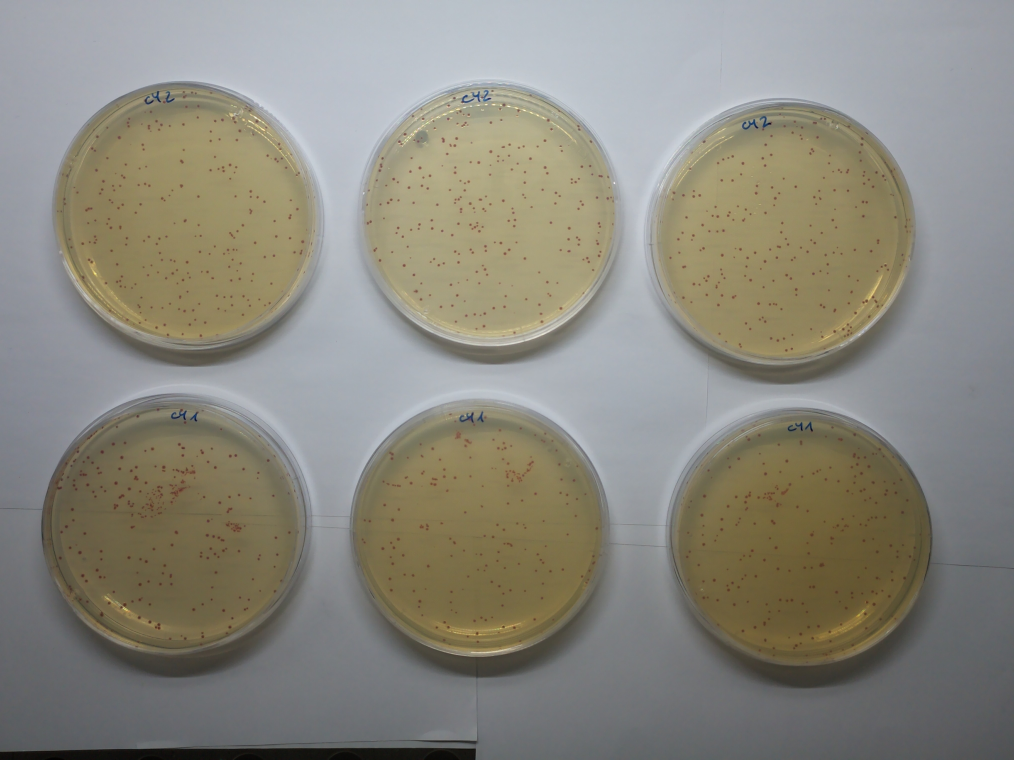
#> input picture data/Singles/02.10.2025-04.30.02.jpg, 4056 x 3040 px (shown at 1/4 size); its folder holds only this picture in this run
$ python -i frame.py   (imports and definitions only)
#> lines starting #> are read from the running program, lines starting #| are printed output that depends on the picture; after the words box and inside, x2 and y2 are one past the last pixel; in counts of white or black regions, pixels touching at a corner belong together
### phase/helpers/inputs.py
import cv2 as cv
import numpy as np
import os
import re
from pypdf import PdfReader
from datetime import datetime
import sys
from pathlib import Path
from dataclasses import dataclass
import tempfile
import uuid
import shutil

TMP_DIR = Path(tempfile.gettempdir()) / "phase_temp"

def read_img(source):
    """
    Reads a string filepath or a numpy array.
    For ease of using image processing functions standalone or in pipelines.

    Returns numpy array / image.

    Parameters
    ----------
    source: str or np.ndarray
        Image, or string to the image path.

    Returns
    -------
    np.ndarray
        Image in numpy array form.
    """
    if (isinstance(source, (str, Path)) and os.path.isfile(source)):
        img = cv.imread(source)
    elif isinstance(source, np.ndarray):
        img = source
    elif hasattr(source, "crop"):
        img = source.crop
    else:
        raise TypeError("source must be a file path or a NumPy array")
    return img

# [121 lines left out: functions read_time, read_image_paths, read_pdf, show_image, not called in this run]

@dataclass
class Image:
    """
    Class for out-of-core handling.
    """
    path: Path
    def __init__(self, source: np.ndarray | str | Path):
        TMP_DIR.mkdir(exist_ok=True)

        if isinstance(source, (str, Path)):
            source = Path(source)

            if source.suffix.lower() in [".png", ".jpg", ".jpeg"]:
                img = cv.imread(str(source), cv.IMREAD_UNCHANGED)

                self.path = TMP_DIR / f"{uuid.uuid4().hex}.npy"
                np.save(self.path, img)
            else:
                raise TypeError("Image type unknown. Expects '.png', '.jpg', '.jpeg'")
        elif isinstance(source, np.ndarray):
            self.path = TMP_DIR / f"{uuid.uuid4().hex}.npy"
            np.save(self.path, source)

        else:
            raise TypeError("Image expects path or numpy array")

    # [21 lines left out: functions __array__, __del__, clear_tmp_dir, not called in this run]

    def load(self) -> np.ndarray:
        return np.load(self.path, allow_pickle=False, mmap_mode="r")

    def export(self, path: Path):
        cv.imwrite(str(path), self.load())

### phase/main/frame.py
from dataclasses import dataclass, field
from datetime import datetime

import cv2 as cv
import numpy as np
import warnings
from pathlib import Path

from ..helpers.inputs import read_img, Image

from .dish import Dish


@dataclass
class Frame:
    name: str
    timestamp: datetime
    image: Image | None = None
    dishes: list[Dish] = field(default_factory=list)

    # [13 lines left out: functions populate_frame, populate_frame_from_crop, not called in this run]


def detect_dishes(img: np.ndarray) -> list[Dish]:
    """
    _Detects dishes in given frame_

    Args:
        img (np.ndarray): _Image of frame with dishes_

    Returns:
        list[Dish]: _Returns list of Dish objects_
    """
    gray_img = cv.cvtColor(img, cv.COLOR_BGR2GRAY)

    clahe_obj = cv.createCLAHE(clipLimit=2.0, tileGridSize=(8, 8))
    clahed = clahe_obj.apply(gray_img)

    blur = cv.medianBlur(
        clahed, 21
    )  # blur so that hough circles doesn't detect random stuff

    centroids = cv.HoughCircles(  # creates a numpy array of detected circles
        blur,  # image, should be grayscale
        cv.HOUGH_GRADIENT,  # detection method
        dp=3,  # resolution used for the detection; dp=2 means half resolution of the original image
        minDist=800,  # minimum distance between the centers of circles in px
        param1=125,  # upper threshold for canny edge detection (uses canny edge detection internally)
        param2=100,  # threshold for center detection, turn this up if non-dishes are detected
        minRadius=400,  # minimum and maxmimum radius in px
        maxRadius=600,
    )

    dishes = []

    if centroids is not None:
        centroids = np.round(centroids[0, :]).astype(int)

        for x, y, r in centroids:
            dishes.append(Dish(label=None, centroid=(x, y), radius=r))

    else:
        warnings.warn("No dishes detected.")

    return dishes


def sort_dishes(dishes: list[Dish], row_tolerance=100) -> list[Dish]:
    """
    _Sorts a given list with Dish objects, such that indexing starts top left and ends bottom right_

    Args:
        dishes (list[Dish]): _List of dish objects created by detect_dishes()_
        row_tolerance (int, optional): _Tolerance for grouping. Keep as is_. Defaults to 100.

    Returns:
        list[Dish]: _Sorted list of Dish objects_
    """
    if not dishes:
        warnings.warn("Dish list empty!")
        return []

    dishes = sorted(dishes, key=lambda d: d.centroid[1])

    rows = []
    current_row = [dishes[0]]

    for dish in dishes[1:]:
        if abs(dish.centroid[1] - current_row[-1].centroid[1]) < row_tolerance:
            current_row.append(dish)
        else:
            rows.append(current_row)
            current_row = [dish]
    rows.append(current_row)

    sorted_dishes = []
    for row in rows:
        row.sort(key=lambda d: d.centroid[0])
        sorted_dishes.extend(row)

    for idx, dish in enumerate(sorted_dishes):
        dish.label = idx

    return sorted_dishes


def crop_dishes(source: np.ndarray, stencils: list[Dish]) -> list[Dish]:
    """
    _Crops around the provided image using stencils (list of already detected and sorted Dish objects)._

    Args:
        source (np.ndarray): _Frame image_
        stencils (list[Dish]): _Detected and sorted Dish list_

    Returns:
        list[Dish]: _List of Dish objects_
    """

    img = read_img(source)

    dishes = []

    for idx, stencil in enumerate(stencils):
        x, y = stencil.centroid
        r = stencil.radius

        # mask (black image) the size of the input image
        mask = np.zeros(img.shape[:2], dtype=np.uint8)
        # fills the mask with a white circle at the location of the coordinates (detected dish)
        cv.circle(mask, (x, y), r, 255, -1)

        # applies mask (keeps values where the mask is white) to original image
        masked_img = cv.bitwise_and(img, img, mask=mask)

        # defines top left corner of the crop
        x1, y1 = max(0, x - r), max(0, y - r)

        # defines bottom right corner of the crop
        x2, y2 = min(img.shape[1], x + r), min(img.shape[0], y + r)

        crop = masked_img[y1:y2, x1:x2]

        dishes.append(Dish(label=idx, centroid=(x, y), radius=r, crop=Image(crop)))

    return dishes


def dish_pipeline(source: np.ndarray | str | Path) -> list[Dish]:
    """
    _Final function combining detection, sorting and cropping_

    Args:
        source (np.ndarray | str | Path): _Image to be cropped or source of image_

    Returns:
        list[Dish]: _List of Dish objects_
    """
    img = read_img(source)

    dishes = detect_dishes(img)

    if not dishes:
        return []

    dishes = sort_dishes(dishes)

    dishes = crop_dishes(img, dishes)

    return dishes

>>> import cv2
>>> picture = cv2.imread('../../data/Singles/02.10.2025-04.30.02.jpg')
#> picture is the input picture: shape (3040, 4056, 3); mean B, G, R 125.5, 136, 138.4
>>> result = dish_pipeline(picture)
#> in detect_dishes, `clahed = clahe_obj.apply(gray_img)`:
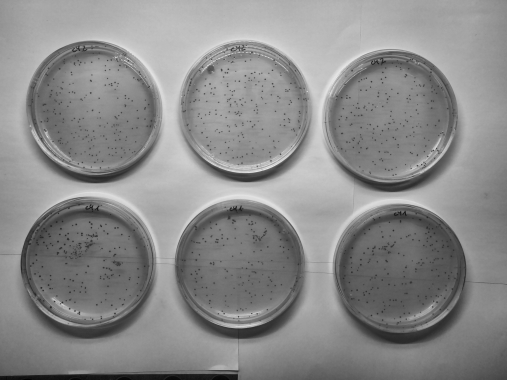
#> clahed: shape (3040, 4056) (shown at 1/8 size); min 1, max 254, mean 137.9
#> in detect_dishes, `centroids = cv.HoughCircles(`: centroids = [[1918.5, 2116.5, 523.6], [3130.5, 925.5, 534.7], [1957.5, 856.5, 528.1], [712.5, 2101.5, 540.1], [3202.5, 2149.5, 520.9], [730.5, 850.5, 527.5]]
#> in detect_dishes, `centroids = np.round(centroids[0, :]).astype(int)`: centroids = [[1918, 2116, 524], [3130, 926, 535], [1958, 856, 528], [712, 2102, 540], [3202, 2150, 521], [730, 850, 528]]
#> the loop in detect_dishes, `for x, y, r in centroids:` made 6 passes
#> after the loop in detect_dishes, `for x, y, r in centroids:`: dishes = 6 items
#> the loop in sort_dishes, `for dish in dishes[1:]:` made 5 passes
#> after the loop in sort_dishes, `for dish in dishes[1:]:`: rows = 1 item
#> the loop in sort_dishes, `for row in rows:` made 2 passes
#> after the loop in sort_dishes, `for row in rows:`: sorted_dishes = 6 items
#> the loop in sort_dishes, `for idx, dish in enumerate(sorted_dishes):` made 6 passes
#> the loop in crop_dishes, `for idx, stencil in enumerate(stencils):` made 6 passes
#> (x, y, r, x1, y1, x2, y2) on passes 1 to 6: (730, 850, 528, 202, 322, 1258, 1378), (1958, 856, 528, 1430, 328, 2486, 1384), (3130, 926, 535, 2595, 391, 3665, 1461), (712, 2102, 540, 172, 1562, 1252, 2642), (1918, 2116, 524, 1394, 1592, 2442, 2640), (3202, 2150, 521, 2681, 1629, 3723, 2671)
#> pass 1, in crop_dishes, `masked_img = cv.bitwise_and(img, img, mask=mask)`:
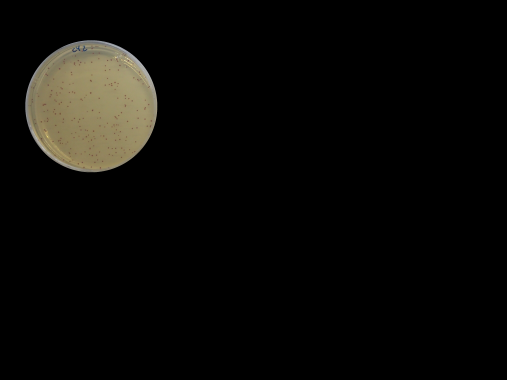
#> masked_img: shape (3040, 4056, 3) (shown at 1/8 size); mean B, G, R 7.3, 9.7, 10.5
#> pass 1, in crop_dishes, `crop = masked_img[y1:y2, x1:x2]`:
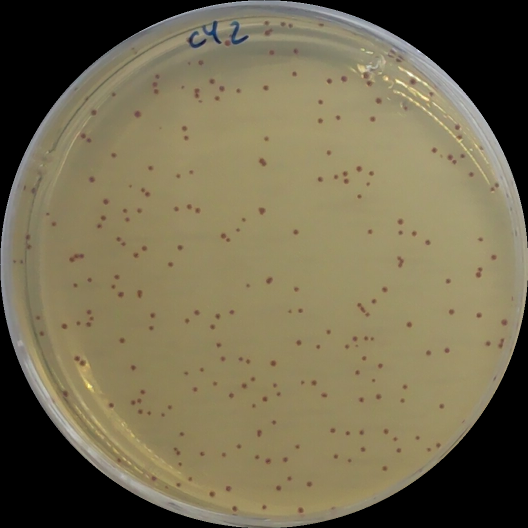
#> crop: shape (1056, 1056, 3) (shown at 1/2 size); mean B, G, R 80.5, 107.4, 116.2
#> pass 2, in crop_dishes, `crop = masked_img[y1:y2, x1:x2]`:
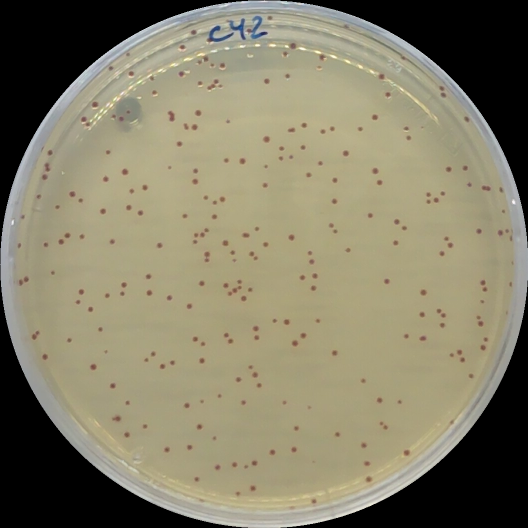
#> crop: shape (1056, 1056, 3) (shown at 1/2 size); mean B, G, R 103.9, 127.1, 132.7
#> after the loop in crop_dishes, `for idx, stencil in enumerate(stencils):`:
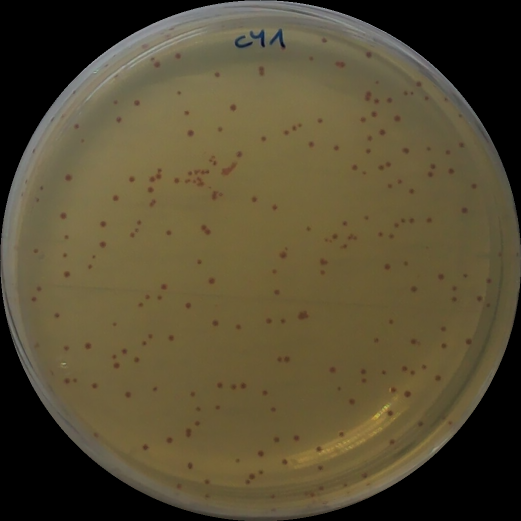
#> crop: shape (1042, 1042, 3) (shown at 1/2 size); mean B, G, R 51.2, 76.7, 86.4
#> after the loop in crop_dishes, `for idx, stencil in enumerate(stencils):`:
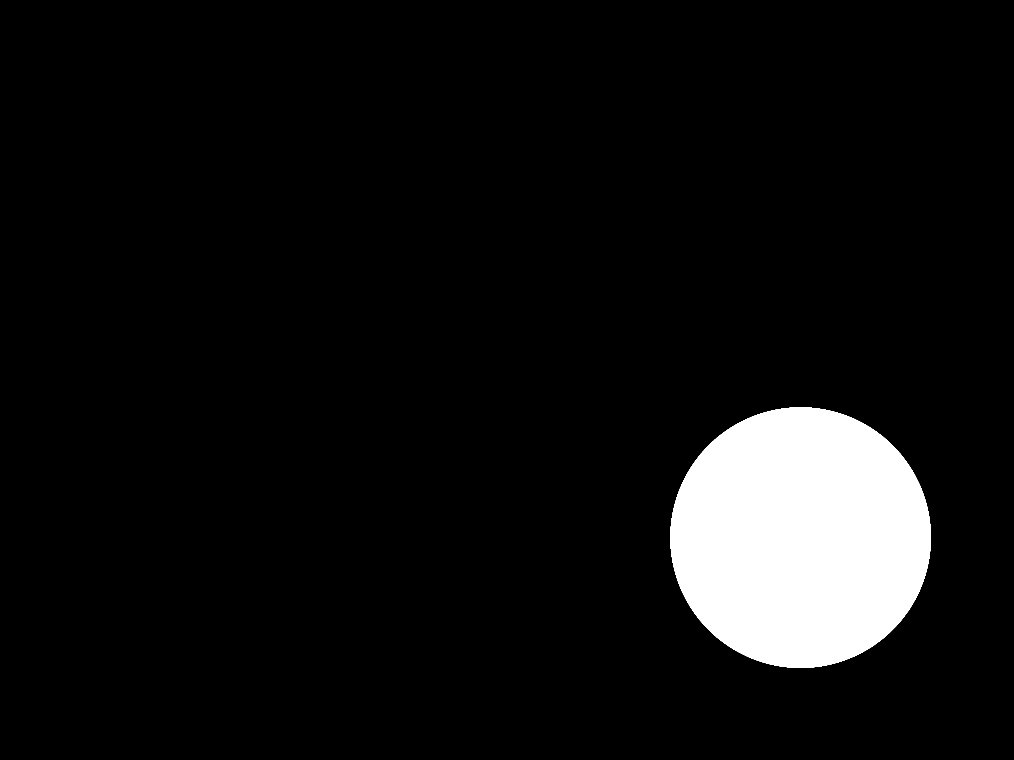
#> mask: shape (3040, 4056) (shown at 1/4 size); 6.9% white; 1 white region, box (x1, y1, x2, y2) and area: (2681, 1629, 3724, 2672) 852677
#> result = 6 items

$ run again, on data/Singles/28.10.2025-02.30.02.jpg
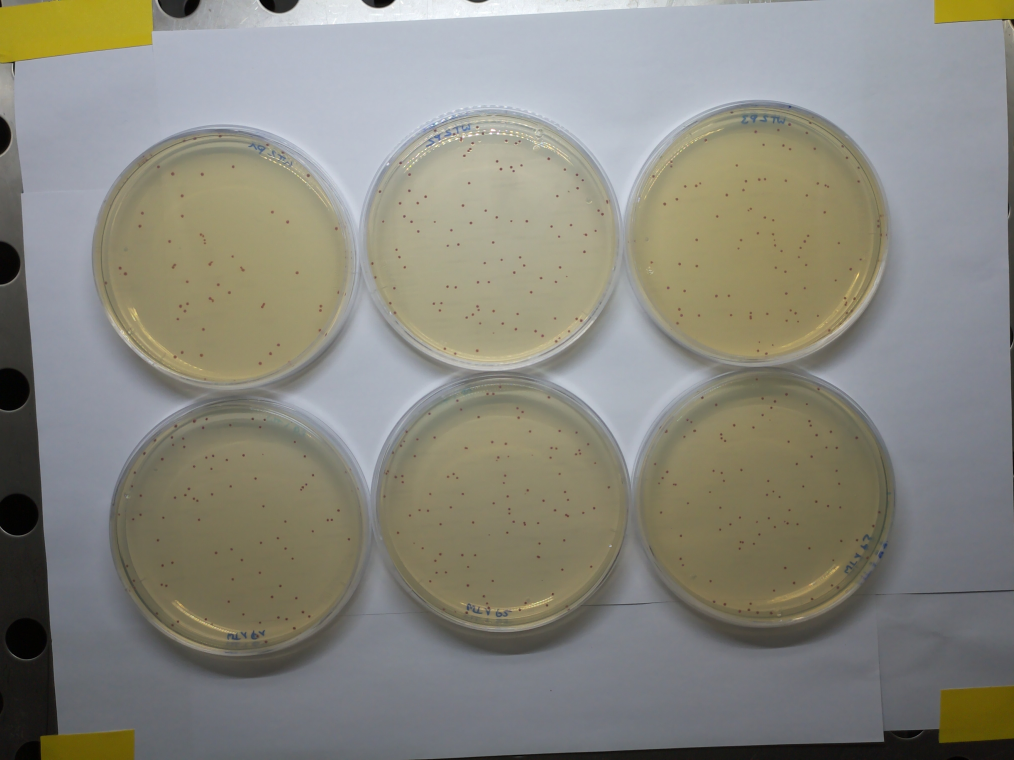
#> input picture data/Singles/28.10.2025-02.30.02.jpg, 4056 x 3040 px (shown at 1/4 size)
#> picture is the input picture: shape (3040, 4056, 3); mean B, G, R 126.1, 135.6, 136.7
#> in detect_dishes, `clahed = clahe_obj.apply(gray_img)`:
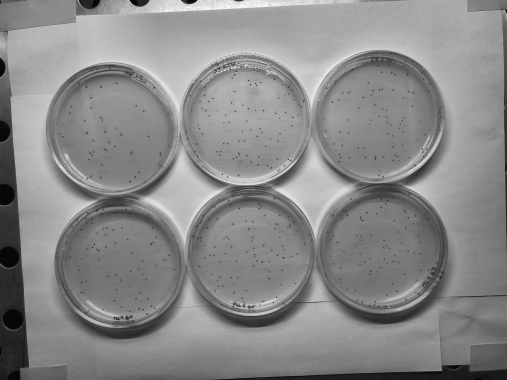
#> clahed: shape (3040, 4056) (shown at 1/8 size); min 1, max 255, mean 137
#> in detect_dishes, `centroids = cv.HoughCircles(`: centroids = [[1966.5, 961.5, 520.6], [3034.5, 925.5, 528.1], [2002.5, 2002.5, 518.8], [973.5, 2095.5, 519.1], [883.5, 1021.5, 517], [3058.5, 1984.5, 525.1]]
#> in detect_dishes, `centroids = np.round(centroids[0, :]).astype(int)`: centroids = [[1966, 962, 521], [3034, 926, 528], [2002, 2002, 519], [974, 2096, 519], [884, 1022, 517], [3058, 1984, 525]]
#> the loop in detect_dishes, `for x, y, r in centroids:` made 6 passes
#> after the loop in detect_dishes, `for x, y, r in centroids:`: dishes = 6 items
#> the loop in sort_dishes, `for dish in dishes[1:]:` made 5 passes
#> after the loop in sort_dishes, `for dish in dishes[1:]:`: rows = 1 item
#> the loop in sort_dishes, `for row in rows:` made 2 passes
#> after the loop in sort_dishes, `for row in rows:`: sorted_dishes = 6 items
#> the loop in sort_dishes, `for idx, dish in enumerate(sorted_dishes):` made 6 passes
#> the loop in crop_dishes, `for idx, stencil in enumerate(stencils):` made 6 passes
#> (x, y, r, x1, y1, x2, y2) on passes 1 to 6: (884, 1022, 517, 367, 505, 1401, 1539), (1966, 962, 521, 1445, 441, 2487, 1483), (3034, 926, 528, 2506, 398, 3562, 1454), (974, 2096, 519, 455, 1577, 1493, 2615), (2002, 2002, 519, 1483, 1483, 2521, 2521), (3058, 1984, 525, 2533, 1459, 3583, 2509)
#> after the loop in crop_dishes, `for idx, stencil in enumerate(stencils):`:
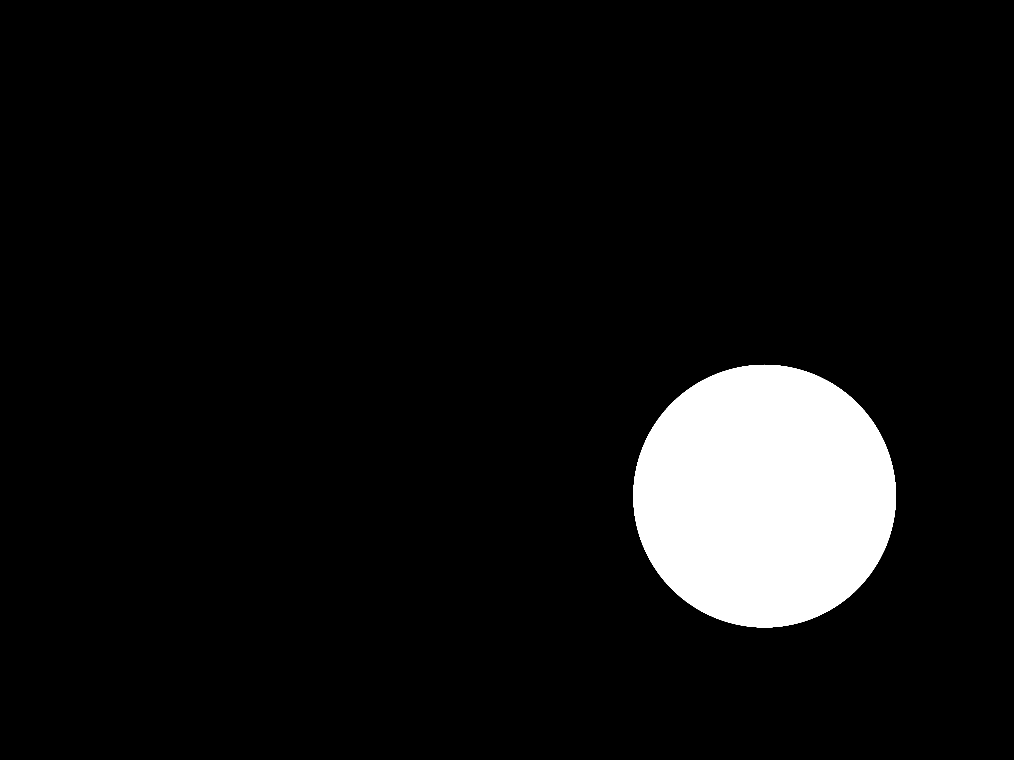
#> mask: shape (3040, 4056) (shown at 1/4 size); 7% white; 1 white region, box (x1, y1, x2, y2) and area: (2533, 1459, 3584, 2510) 865841
